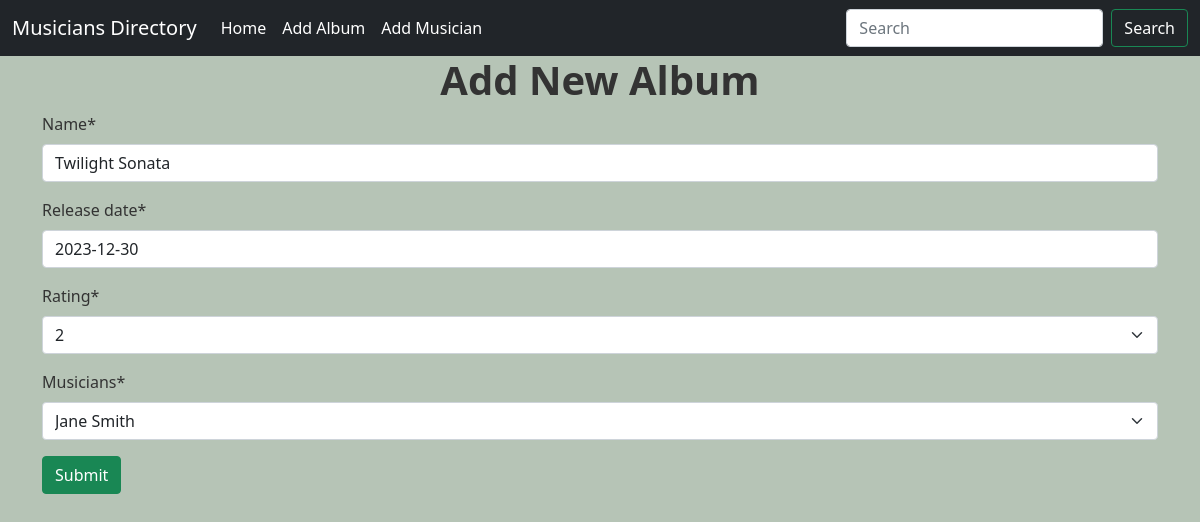
The app's page /album/edit/5 with its own data.
### album/models.py (models this page shows, shortened)
class Album(models.Model):
    name = models.CharField(max_length=200)
    release_date = models.DateField(default=date.today)
    RATING_CHOICES = [
        (1, '1'),
        (2, '2'),
        (3, '3'),
        (4, '4'),
        (5, '5'),
    ]
    rating = models.IntegerField(choices=RATING_CHOICES)
    musicians = models.ForeignKey(
        musicians, on_delete=models.CASCADE, related_name='album')

### album/views.py (the view)
# urls.py: path('edit/<int:id>', views.editalbum, name='editalbum'),
def editalbum(request, id):
    album = Album.objects.get(pk=id)
    form = forms.add_album(instance=album)
    if request.method == 'POST':
        form = forms.add_album(request.POST, instance=album)
        if form.is_valid():
            form.save()
            return redirect('home')
    return render(request, 'album.html', {'form': form})

### album/forms.py
class add_album(forms.ModelForm):
    class Meta:
        model = models.Album
        fields = '__all__'

### musician/models.py (called while the page is built)
    def __str__(self):
        return f"{self.first_name} {self.last_name}"

### album/templates/album.html
{% extends "base.html" %}
{% block content %}
{% load crispy_forms_tags %}
<h1 class="text-center fw-bold">Add New Album</h1>
<form method="post" class="container">
  {% csrf_token %} {{ form|crispy }}
  <button type="submit" class="btn btn-success">Submit</button>
</form>
{% endblock %}

### templates/base.html (style rules this page uses)
body { background-color: #B6C4B6; color: #333; }

### records on screen
Album: name "Twilight Sonata", release_date "2023-12-30", rating "2", musicians "Jane Smith"
